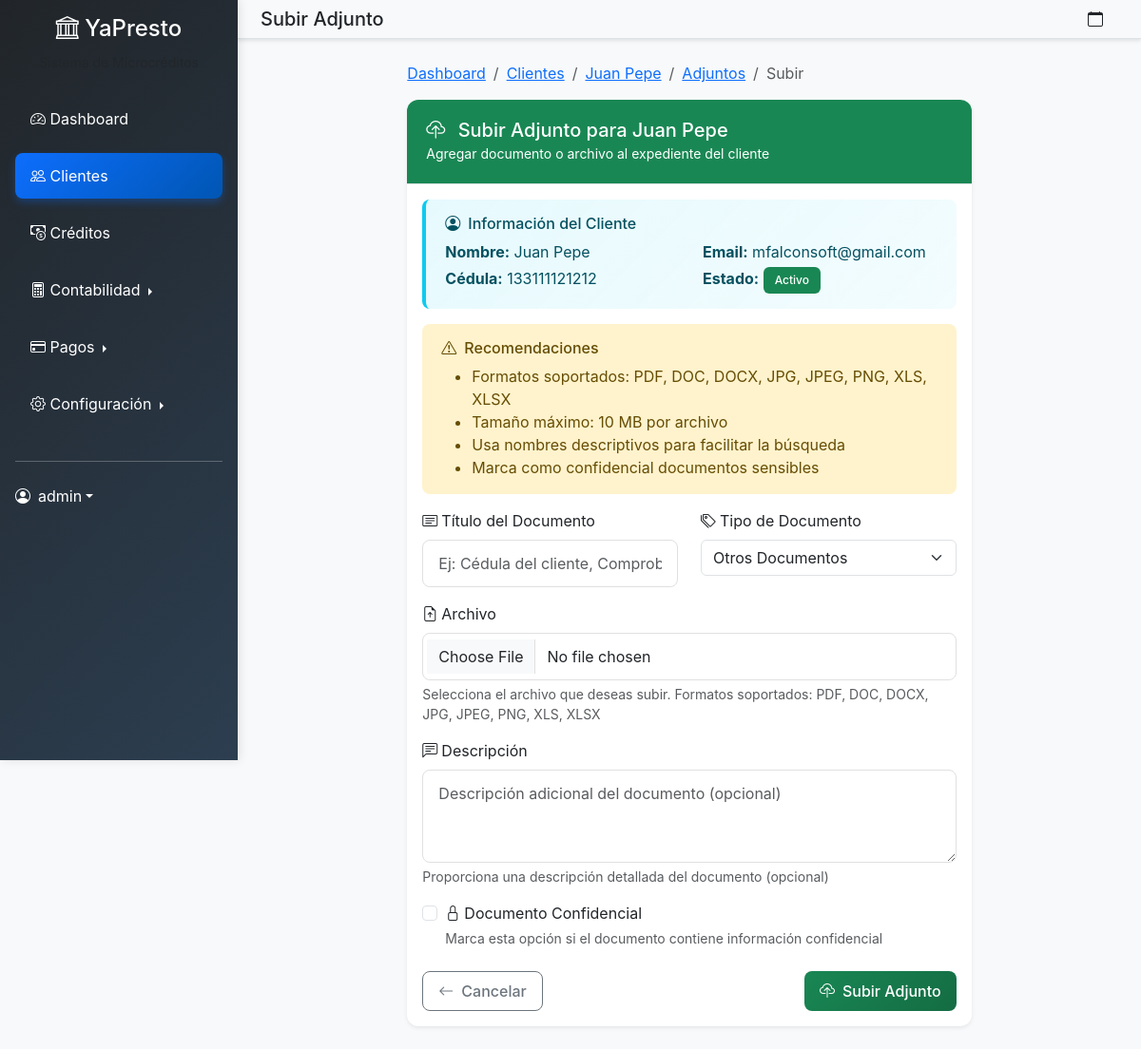
The page /clientes/1/adjuntos/subir/ (signed in) on the database its author committed.
### microcreditos/models.py (models this page shows, shortened)
class Cliente(models.Model):
    ESTADO_CHOICES = [
        ('activo', 'Activo'),
        ('inactivo', 'Inactivo'),
        ('moroso', 'Moroso'),
    ]
    usuario = models.OneToOneField(User, on_delete=models.CASCADE, null=True, blank=True)
    nombre = models.CharField(max_length=100)
    apellido = models.CharField(max_length=100)
    cedula = models.CharField(max_length=20, unique=True)
    telefono = models.CharField(max_length=15)
    email = models.EmailField()
    direccion = models.TextField()
    fecha_nacimiento = models.DateField()
    estado = models.CharField(max_length=10, choices=ESTADO_CHOICES, default='activo')
    score_crediticio = models.IntegerField(default=500)
    fecha_registro = models.DateTimeField(default=timezone.now)
    avatar = models.ImageField(upload_to='avatars/', null=True, blank=True)
    @property
    def nombre_completo(self):
        return f"{self.nombre} {self.apellido}"
    class Meta:
        verbose_name_plural = "Clientes"

### microcreditos/views.py (the view)
# urls.py: path('clientes/<int:cliente_id>/adjuntos/subir/', views.subir_adjunto_cliente, name='subir_adjunto_cliente'),
@login_required
def subir_adjunto_cliente(request, cliente_id):
    cliente = get_object_or_404(Cliente, pk=cliente_id)
    if request.method == 'POST':
        form = ClienteAdjuntoForm(request.POST, request.FILES)
        if form.is_valid():
            adjunto = form.save(commit=False)
            adjunto.cliente = cliente
            adjunto.subido_por = request.user
            adjunto.save()
            messages.success(request, f'Adjunto "{adjunto.titulo}" subido exitosamente.')
            return redirect('microcreditos:cliente_adjuntos', cliente_id=cliente.id)
    else:
        form = ClienteAdjuntoForm()
    context = {
        'form': form,
        'cliente': cliente,
        'titulo': f'Subir Adjunto - {cliente.nombre_completo}',
    }
    return render(request, 'microcreditos/subir_adjunto_cliente.html', context)

### microcreditos/forms.py
class ClienteAdjuntoForm(forms.ModelForm):
    class Meta:
        model = ClienteAdjunto
        fields = ['titulo', 'tipo', 'archivo', 'descripcion', 'es_confidencial']
        widgets = {
            'titulo': forms.TextInput(attrs={
                'class': 'form-control',
                'placeholder': 'Ej: Cédula del cliente, Comprobante de ingresos...'
            }),
            'tipo': forms.Select(attrs={'class': 'form-select'}),
            'archivo': forms.FileInput(attrs={
                'class': 'form-control',
                'accept': '.pdf,.doc,.docx,.jpg,.jpeg,.png,.xlsx,.xls'
            }),
            'descripcion': forms.Textarea(attrs={
                'class': 'form-control',
                'rows': 3,
                'placeholder': 'Descripción adicional del documento (opcional)'
            }),
            'es_confidencial': forms.CheckboxInput(attrs={'class': 'form-check-input'}),
        }
        labels = {
            'titulo': 'Título del Documento',
            'tipo': 'Tipo de Documento',
            'archivo': 'Archivo',
            'descripcion': 'Descripción',
            'es_confidencial': 'Documento Confidencial',
        }

### accounts/models.py (called while the page is built)
    def es_administrador(self):
        return self.rol == 'administrador'

### templates/microcreditos/subir_adjunto_cliente.html (shortened to what this page needs)
{% extends 'dashboard_base.html' %}
{% load static %}
{% block page_title %}Subir Adjunto{% endblock %}
{% block dashboard_content %}
<div class="row justify-content-center">
    <div class="col-md-8">
        <nav aria-label="breadcrumb" class="mb-3">
            <ol class="breadcrumb">
                <li class="breadcrumb-item"><a href="{% url 'microcreditos:dashboard' %}">Dashboard</a></li>
                <li class="breadcrumb-item"><a href="{% url 'microcreditos:lista_clientes' %}">Clientes</a></li>
                <li class="breadcrumb-item"><a href="{% url 'microcreditos:detalle_cliente' cliente.id %}">{{ cliente.nombre_completo }}</a></li>
                <li class="breadcrumb-item"><a href="{% url 'microcreditos:cliente_adjuntos' cliente.id %}">Adjuntos</a></li>
                <li class="breadcrumb-item active">Subir</li>
            </ol>
        </nav>
        <div class="card shadow-sm">
            <div class="card-header bg-success text-white">
                <h5 class="mb-0">
                    <i class="bi bi-cloud-upload me-2"></i>
                    Subir Adjunto para {{ cliente.nombre_completo }}
                </h5>
                <small>Agregar documento o archivo al expediente del cliente</small>
            </div>
            <div class="card-body">
                <div class="alert alert-info">
                    <h6><i class="bi bi-person-circle me-2"></i>Información del Cliente</h6>
                    <div class="row">
                        <div class="col-md-6">
                            <p class="mb-1"><strong>Nombre:</strong> {{ cliente.nombre_completo }}</p>
                            <p class="mb-0"><strong>Cédula:</strong> {{ cliente.cedula }}</p>
                        </div>
                        <div class="col-md-6">
                            <p class="mb-1"><strong>Email:</strong> {{ cliente.email }}</p>
                            <p class="mb-0"><strong>Estado:</strong>
                                <span class="badge bg-{% if cliente.estado == 'activo' %}success{% elif cliente.estado == 'moroso' %}danger{% else %}secondary{% endif %}">
                                    {{ cliente.get_estado_display }}
                                </span>
                            </p>
                        </div>
                    </div>
                </div>
                <div class="alert alert-warning">
                    <h6><i class="bi bi-exclamation-triangle me-2"></i>Recomendaciones</h6>
                    <ul class="mb-0">
                        <li>Formatos soportados: PDF, DOC, DOCX, JPG, JPEG, PNG, XLS, XLSX</li>
                        <li>Tamaño máximo: 10 MB por archivo</li>
                        <li>Usa nombres descriptivos para facilitar la búsqueda</li>
                        <li>Marca como confidencial documentos sensibles</li>
                    </ul>
                </div>
                <form method="post" enctype="multipart/form-data">
                    <div class="row">
                        <div class="col-md-6 mb-3">
                            <label for="{{ form.titulo.id_for_label }}" class="form-label">
                                <i class="bi bi-card-text me-1"></i>{{ form.titulo.label }}
                            </label>
                            {{ form.titulo }}
                        </div>
                        <div class="col-md-6 mb-3">
                            <label for="{{ form.tipo.id_for_label }}" class="form-label">
                                <i class="bi bi-tags me-1"></i>{{ form.tipo.label }}
                            </label>
                            {{ form.tipo }}
                        </div>
                    </div>
                    <div class="mb-3">
                        <label for="{{ form.archivo.id_for_label }}" class="form-label">
                            <i class="bi bi-file-earmark-arrow-up me-1"></i>{{ form.archivo.label }}
                        </label>
                        {{ form.archivo }}
                        <div class="form-text">
                            Selecciona el archivo que deseas subir. Formatos soportados: PDF, DOC, DOCX, JPG, JPEG, PNG, XLS, XLSX
                        </div>
                    </div>
                    <div class="mb-3">
                        <label for="{{ form.descripcion.id_for_label }}" class="form-label">
                            <i class="bi bi-chat-left-text me-1"></i>{{ form.descripcion.label }}
                        </label>
                        {{ form.descripcion }}
                        <div class="form-text">
                            Proporciona una descripción detallada del documento (opcional)
                        </div>
                    </div>
                    <div class="mb-4">
                        <div class="form-check">
                            {{ form.es_confidencial }}
                            <label class="form-check-label" for="{{ form.es_confidencial.id_for_label }}">
                                <i class="bi bi-lock me-1"></i>{{ form.es_confidencial.label }}
                            </label>
                            <div class="form-text">
                                Marca esta opción si el documento contiene información confidencial
                            </div>
                        </div>
                    </div>
                    <div class="d-flex justify-content-between">
                        <a href="{% url 'microcreditos:cliente_adjuntos' cliente.id %}" class="btn btn-outline-secondary">
                            <i class="bi bi-arrow-left me-2"></i>Cancelar
                        </a>
                        <button type="submit" class="btn btn-success">
                            <i class="bi bi-cloud-upload me-2"></i>Subir Adjunto
                        </button>
                    </div>
                </form>
            </div>
        </div>
    </div>
</div>
{% endblock %}

### templates/dashboard_base.html (shortened to what this page needs)
{% extends 'base.html' %}
{% load static %}
{% block content %}
<div class="d-flex dashboard-layout">
    <nav class="sidebar bg-dark text-white p-3" style="width: 250px; min-height: 100vh;">
        <div class="text-center mb-4">
            <h4><i class="bi bi-bank"></i> YaPresto</h4>
            <small class="text-muted">Sistema de Microcréditos</small>
        </div>
        <ul class="nav nav-pills flex-column">
            <li class="nav-item mb-2">
                <a href="{% url 'microcreditos:dashboard' %}" class="nav-link text-white {% if request.resolver_match.url_name == 'dashboard' %}active{% endif %}">
                    <i class="bi bi-speedometer2"></i> Dashboard
                </a>
            </li>
            <li class="nav-item mb-2">
                <a href="{% url 'microcreditos:lista_clientes' %}" class="nav-link text-white {% if 'cliente' in request.resolver_match.url_name %}active{% endif %}">
                    <i class="bi bi-people"></i> Clientes
                </a>
            </li>
            <li class="nav-item mb-2">
                <a href="{% url 'microcreditos:lista_prestamos' %}" class="nav-link text-white {% if 'prestamo' in request.resolver_match.url_name %}active{% endif %}">
                    <i class="bi bi-cash-coin"></i> Créditos
                </a>
            </li>
            <li class="nav-item mb-2">
                <div class="dropdown dropend">
                    <a href="#" class="nav-link text-white dropdown-toggle {% if 'contabilidad' in request.resolver_match.url_name or 'diario' in request.resolver_match.url_name %}active{% endif %}"
                       data-bs-toggle="dropdown" aria-expanded="false">
                        <i class="bi bi-calculator"></i> Contabilidad
                    </a>
                </div>
            </li>
            <li class="nav-item mb-2">
                <div class="dropdown dropend">
                    <a href="#" class="nav-link text-white dropdown-toggle {% if 'pago' in request.resolver_match.url_name %}active{% endif %}"
                       data-bs-toggle="dropdown" aria-expanded="false">
                        <i class="bi bi-credit-card"></i> Pagos
                    </a>
                </div>
            </li>
            {% if user.perfil.es_administrador %}
            <li class="nav-item mb-2">
                <div class="dropdown dropend">
                    <a href="#" class="nav-link text-white dropdown-toggle {% if 'configuracion' in request.resolver_match.url_name %}active{% endif %}"
                       data-bs-toggle="dropdown" aria-expanded="false">
                        <i class="bi bi-gear"></i> Configuración
                    </a>
                </div>
            </li>
            {% endif %}
        </ul>
        <hr class="my-4">
        <div class="dropdown">
            <a href="#" class="d-flex align-items-center text-white text-decoration-none dropdown-toggle" data-bs-toggle="dropdown">
                <i class="bi bi-person-circle me-2"></i>
                {{ user.username }}
            </a>
        </div>
    </nav>
    <main class="flex-grow-1">
        <nav class="navbar navbar-light bg-light border-bottom px-4">
            <div class="d-flex align-items-center">
                <h5 class="mb-0">{% block page_title %}Dashboard{% endblock %}</h5>
            </div>
            <div class="d-flex align-items-center">
                <span class="me-3">
                    <i class="bi bi-calendar"></i> {{ "now"|date:"d/m/Y H:i" }}
                </span>
            </div>
        </nav>
        <div class="p-4">
            {% block dashboard_content %}{% endblock %}
        </div>
    </main>
</div>
{% endblock %}

### static/css/style.css (style rules this page uses)
:root { --primary-color: #0d6efd; --secondary-color: #6c757d; --success-color: #198754; --warning-color: #ffc107; --danger-color: #dc3545; --info-color: #0dcaf0; --light-color: #f8f9fa; --dark-color: #212529; --sidebar-bg: #343a40; --border-color: #dee2e6; }
* { box-sizing: border-box; }
html, body { margin: 0; padding: 0; width: 100%; overflow-x: hidden; }
body { font-family: 'Inter', -apple-system, BlinkMacSystemFont, 'Segoe UI', sans-serif; background-color: #f8f9fa; }
.sidebar { background: linear-gradient(135deg, var(--dark-color) 0%, #2c3e50 100%); box-shadow: 2px 0 10px rgba(0,0,0,0.1); min-height: 100vh; position: fixed; z-index: 1000; }
.sidebar .nav-link { color: rgba(255,255,255,0.8); padding: 12px 16px; border-radius: 8px; margin-bottom: 4px; transition: all 0.3s ease; }
.sidebar .nav-link.active { background: linear-gradient(135deg, var(--primary-color) 0%, #0056b3 100%); color: white; box-shadow: 0 4px 8px rgba(13, 110, 253, 0.3); }
.dashboard-layout main { margin-left: 250px; }
.navbar { box-shadow: 0 2px 4px rgba(0,0,0,0.1); }
.card { border: none; border-radius: 12px; box-shadow: 0 2px 12px rgba(0,0,0,0.08); transition: all 0.3s ease; }
.card-header { background: white; border-bottom: 1px solid var(--border-color); border-radius: 12px 12px 0 0 !important; padding: 1.25rem; }
.btn { border-radius: 8px; font-weight: 500; padding: 0.5rem 1rem; transition: all 0.3s ease; }
.btn-success { background: linear-gradient(135deg, var(--success-color) 0%, #146c43 100%); border: none; }
.form-control { border-radius: 8px; border: 1px solid #e0e0e0; padding: 0.75rem 1rem; transition: all 0.3s ease; }
.badge { font-weight: 500; padding: 0.5rem 0.75rem; border-radius: 6px; }
.alert { border-radius: 8px; border: none; padding: 1rem 1.25rem; }
.alert-info { background: linear-gradient(135deg, rgba(13, 202, 240, 0.1) 0%, rgba(13, 202, 240, 0.05) 100%); color: #055160; border-left: 4px solid var(--info-color); }

### rows shown on the page
Cliente: nombre_completo "Juan Pepe", cedula "133111121212", email "mfalconsoft@gmail.com", estado "Activo"

### other values the page prints
{{ user.username }} "admin"
